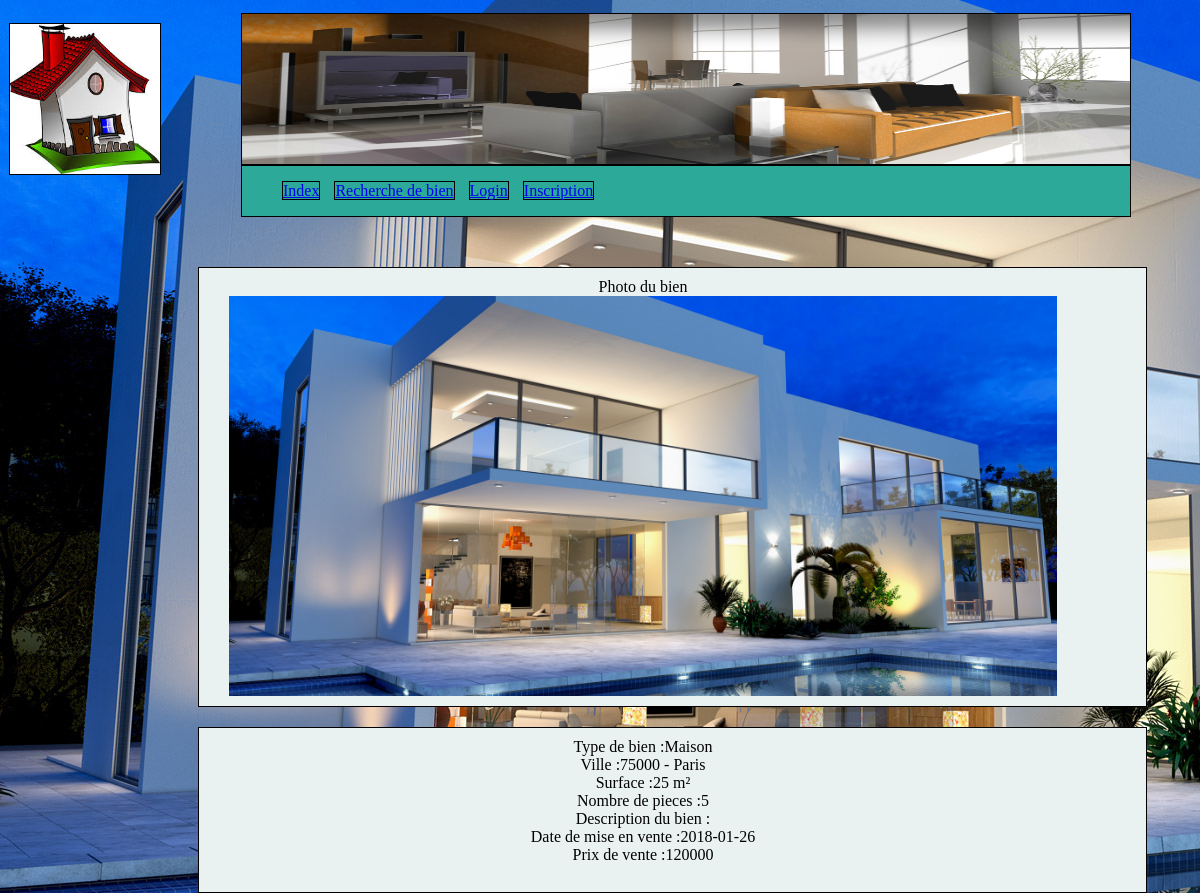
Screenshot of /annonce.php?id_b=16 with the database file from the repository.
### tables this page shows
CREATE TABLE IF NOT EXISTS `biens` (
  `id_b` int(11) NOT NULL AUTO_INCREMENT,
  `description` text,
  `nb_pieces` int(11) DEFAULT NULL,
  `surface` int(11) DEFAULT NULL,
  `prix` int(11) NOT NULL,
  `date` date NOT NULL,
  `id_adr` int(11) NOT NULL,
  `id_cat` int(11) NOT NULL,
  `id_u` int(11) NOT NULL,
  PRIMARY KEY (`id_b`),
  KEY `id_adr` (`id_adr`),
  KEY `id_cat` (`id_cat`),
  KEY `id_u` (`id_u`)
);

CREATE TABLE IF NOT EXISTS `categorie` (
  `id_cat` int(11) NOT NULL AUTO_INCREMENT,
  `libelle` varchar(50) DEFAULT NULL,
  PRIMARY KEY (`id_cat`)
);

CREATE TABLE IF NOT EXISTS `adresse` (
  `id_adr` int(11) NOT NULL AUTO_INCREMENT,
  `numero` int(11) DEFAULT NULL,
  `rue` varchar(50) DEFAULT NULL,
  `cp` varchar(10) DEFAULT NULL,
  `ville` varchar(255) NOT NULL,
  PRIMARY KEY (`id_adr`)
);

### annonce.php (the view, shortened to what this page needs)
<?php require("include/header.php");
?>
<?php
			$id_b=$_GET['id_b'];
    	$sql = $bdd->prepare ("SELECT categorie.libelle as catlib, biens.id_b as id_b, biens.nb_pieces as nb_pieces, biens.prix as prix,
					biens.surface as surface,biens.date as date, biens.description as description, adresse.cp as cp, adresse.ville as ville,
					users.email as mail, users.numtel as numtel
			FROM biens, adresse, categorie, users
			WHERE biens.id_adr=adresse.id_adr
			  and categorie.id_cat=biens.id_cat
			  and biens.id_b='$id_b'");
		$sql->execute();
				$annonce = $sql->fetch();
		echo "<tr>";
				$listFiles = glob('image/uploaded/'.$annonce->id_b."_*");
				$cpt=0;
				echo '<td>';
				foreach($listFiles as $thisimage){
					$cpt++;
					echo "<div id='photoannonce'>Photo du bien </br><a style=\"clear:both;\" class=\"zoombox zgallery".$annonce->id_b."\" href=\"".$thisimage."\"><img style=\"".(($cpt>1)?"display:none;":"")."\" widht=400 height=400 src=\"".$thisimage."\" /></a></div>";
				}
				echo '</td>';
				echo '<td><div id="infoannonce"> Type de bien :'.$annonce->catlib.'</td></br>';
				echo '<td> Ville :'.$annonce->cp.' - '.$annonce->ville.'</td></br>';
				echo '<td> Surface :'.$annonce->surface.' m²</td></br>';
				echo '<td> Nombre de pieces :'.$annonce->nb_pieces.'</td></br>';
				echo '<td> Description du bien :'.$annonce->description.'</td></br>';
				echo '<td> Date de mise en vente :'.$annonce->date.'</td></br>';
				echo '<td> Prix de vente :'.$annonce->prix.'</td></br></br></div>';
			?>

### css/style.css (style rules this page uses)
body { background-image: url(../image/background.png); background-repeat: no-repeat ; background-attachment: fixed ; background-color: lightblue; }
#infoannonce { margin-left: 190px; margin-top: 20px; padding-top: 10px; padding-bottom: 10px; text-align:center; float:left; padding-right:5%; clear: both; width: 75%; border: 1px solid black; background-color: #EAF2F1; }
#photoannonce { margin-left: 190px; margin-top: 50px; padding-top: 10px; padding-bottom: 10px; text-align:center; float:left; padding-right:5%; clear: both; width: 75%; border: 1px solid black; background-color: #EAF2F1; height: auto; }

### rows the page displays
biens: surface "25", nb_pieces "5", date "2018-01-26", prix "120000"
categorie: libelle "Maison"
adresse: cp "75000", ville "Paris"
